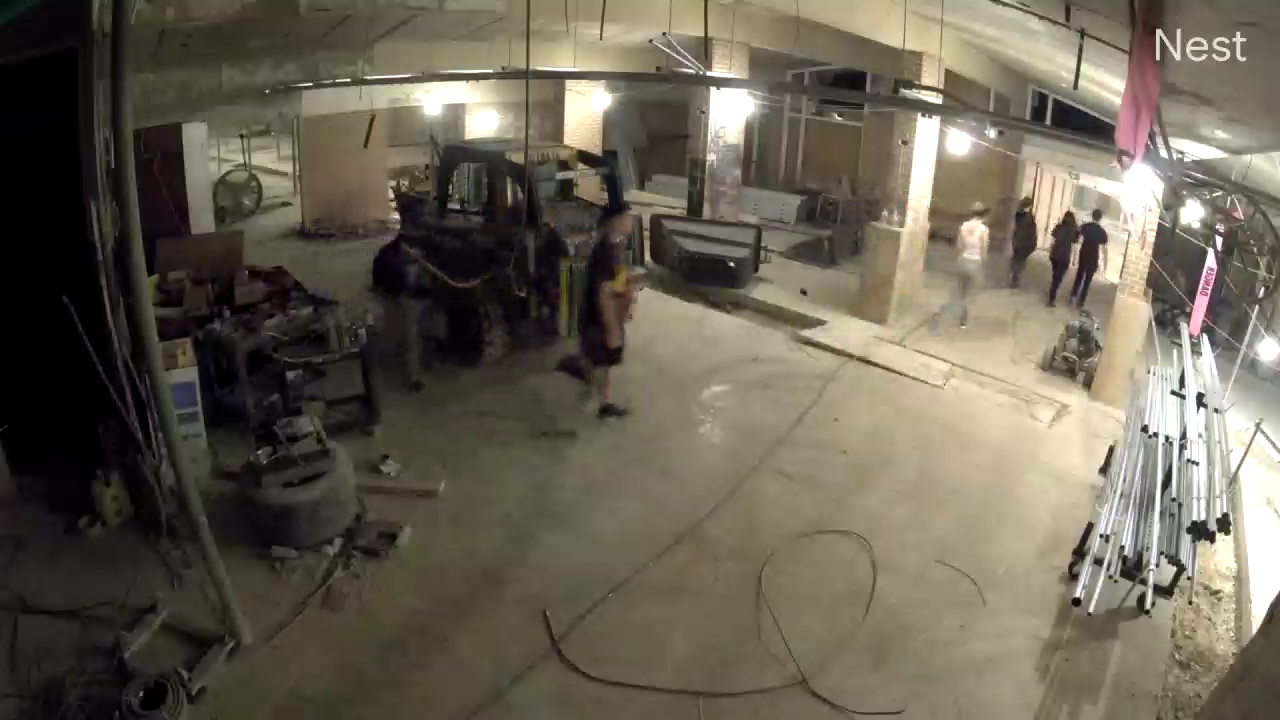
#> input picture frame 17 of Object_Tracking/test.mp4, 1280 x 720 px, given in place of highway.avi, which was not available
$ python klt.py
#> lines starting #> are read from the running program, lines starting #| are printed output that depends on the picture; pictures that were not available may be replaced by others from this repository, and a replacement may not be noted
import numpy as np
import cv2

video_path = ''
output_file = ""
cap = cv2.VideoCapture("highway.avi")

fourcc = cv2.VideoWriter_fourcc(*'DIVX')

# params for ShiTomasi corner detection
feature_params = dict( maxCorners = 500,   # How many pts. to locate
                       qualityLevel = 0.1,  # b/w 0 & 1, min. quality below which everyone is rejected
                       minDistance = 7,   # Min eucledian distance b/w corners detected
                       blockSize = 3 ) # Size of an average block for computing a derivative covariation matrix over each pixel neighborhood

# Parameters for lucas kanade optical flow
lk_params = dict( winSize  = (15,15),  # size of the search window at each pyramid level
                  maxLevel = 2,   #  0, pyramids are not used (single level), if set to 1, two levels are used, and so on
                  criteria = (cv2.TERM_CRITERIA_EPS | cv2.TERM_CRITERIA_COUNT, 10, 0.03))

''' Criteria : Termination criteria for iterative search algorithm.
    after maxcount { Criteria_Count } : no. of max iterations.
    or after { Criteria Epsilon } : search window moves by less than this epsilon '''


# Take first frame and find corners in it
ret, old_frame = cap.read()
#> old_frame is the input picture: shape (720, 1280, 3); mean B, G, R 83.6, 97.4, 105.3
old_gray = cv2.cvtColor(old_frame, cv2.COLOR_BGR2GRAY)
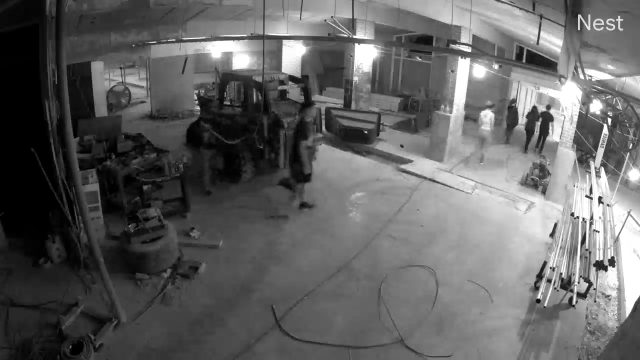
#> old_gray: shape (720, 1280) (shown at 1/2 size); min 0, max 255, mean 98.2
p0 = cv2.goodFeaturesToTrack(old_gray, mask=None, **feature_params)  #use goodFeaturesToTrack to find the location of the good corner.
#> p0 = 362 rows, first 8: [1197, 465], [1203, 334], [1149, 433], [1262, 287], [1100, 534], [1169, 440], [733, 265], [1200, 407]

# Create a mask image for drawing purposes filed with zeros
mask = np.zeros_like(old_frame)

y = 0
is_begin = True # To save the output video
count = 1  # for the frame count
n = 50  # Frames refresh rate for feature generation

while True:
    ret,frame = cap.read()
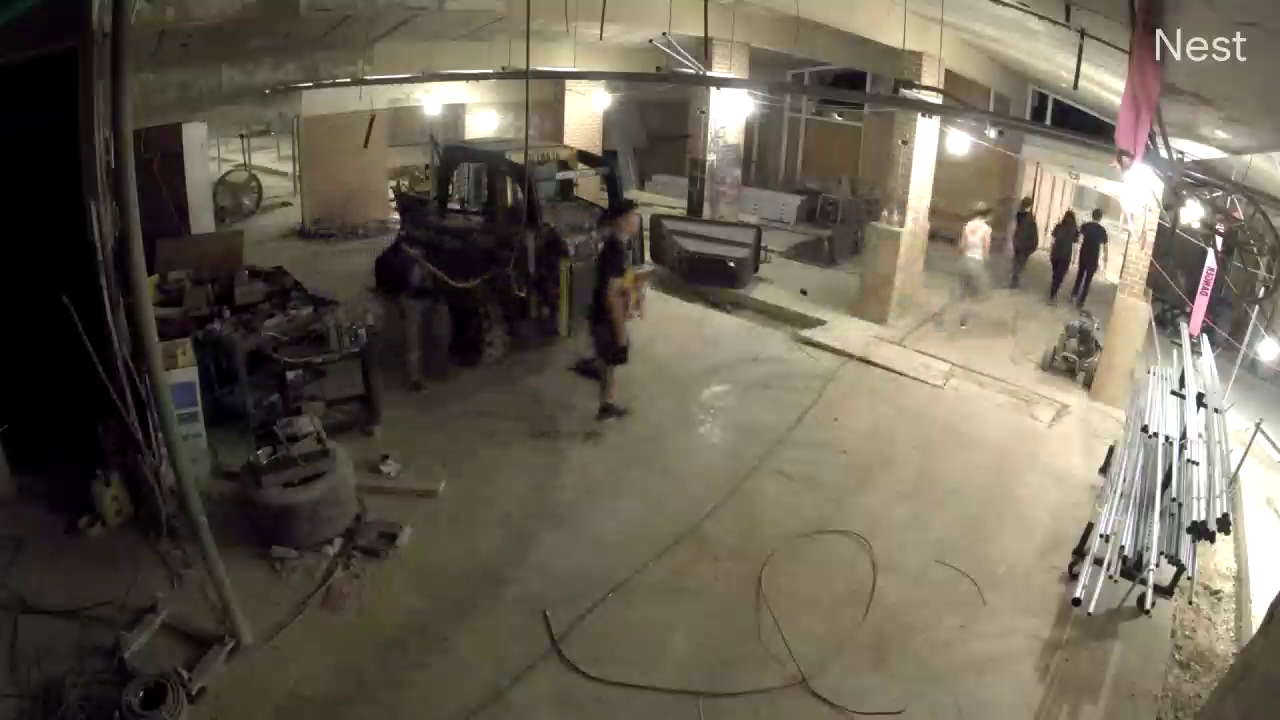
#> input picture frame 18 of Object_Tracking/test.mp4, 1280 x 720 px, given in place of highway.avi, which was not available
#> frame is the input picture: shape (720, 1280, 3); mean B, G, R 83.6, 97.4, 105.3
    if frame is None:
        break
    processed = frame

    #Saving the Video
    if is_begin:
        h, w, _ = processed.shape
        out = cv2.VideoWriter(output_file, fourcc, 30, (w, h), True)
        is_begin = False

    # Convert to Grey Frame
    frame_gray = cv2.cvtColor(frame, cv2.COLOR_BGR2GRAY)

    if count%n == 0:  # Refresh the tracking features after every 50 frames
        cv2.imwrite('img/r{0:05d}.jpg'.format(y), img)
        y += 1
        ret, old_frame = cap.read()
        old_gray = cv2.cvtColor(old_frame, cv2.COLOR_BGR2GRAY)
        p0 = cv2.goodFeaturesToTrack(old_gray, mask=None, **feature_params)
        mask = np.zeros_like(old_frame)

    # calculate optical flow
    p1, st, err = cv2.calcOpticalFlowPyrLK(old_gray, frame_gray, p0, None, **lk_params)
#> p1 has the same summary as p0; st = 362 values from 1 to 1; err = 362 values, max 17.35 at index 233, min 0 at index 1, mean 0.579

    # Select good points
    good_new = p1[st==1]
#> good_new = 362 pairs, first value 113 to 1278, second value 21 to 695
    good_old = p0[st==1]
#> good_old has the same summary as good_new

    # draw the tracks
    for i,(new,old) in enumerate(zip(good_new,good_old)):
        a,b = new.ravel() #tmp new value
        c,d = old.ravel() #tmp old value
        #draws a line connecting the old point with the new point
        mask = cv2.line(mask, (a,b),(c,d), (0,255,0), 1)
        #draws the new point
        frame = cv2.circle(frame,(a,b),2,(0,0,255), -1)
#> this loop made 362 passes
#> (a, b, c, d) on passes 1 to 3: (1197, 465, 1197, 465), (1203, 334, 1203, 334), (1149, 433, 1149, 433)
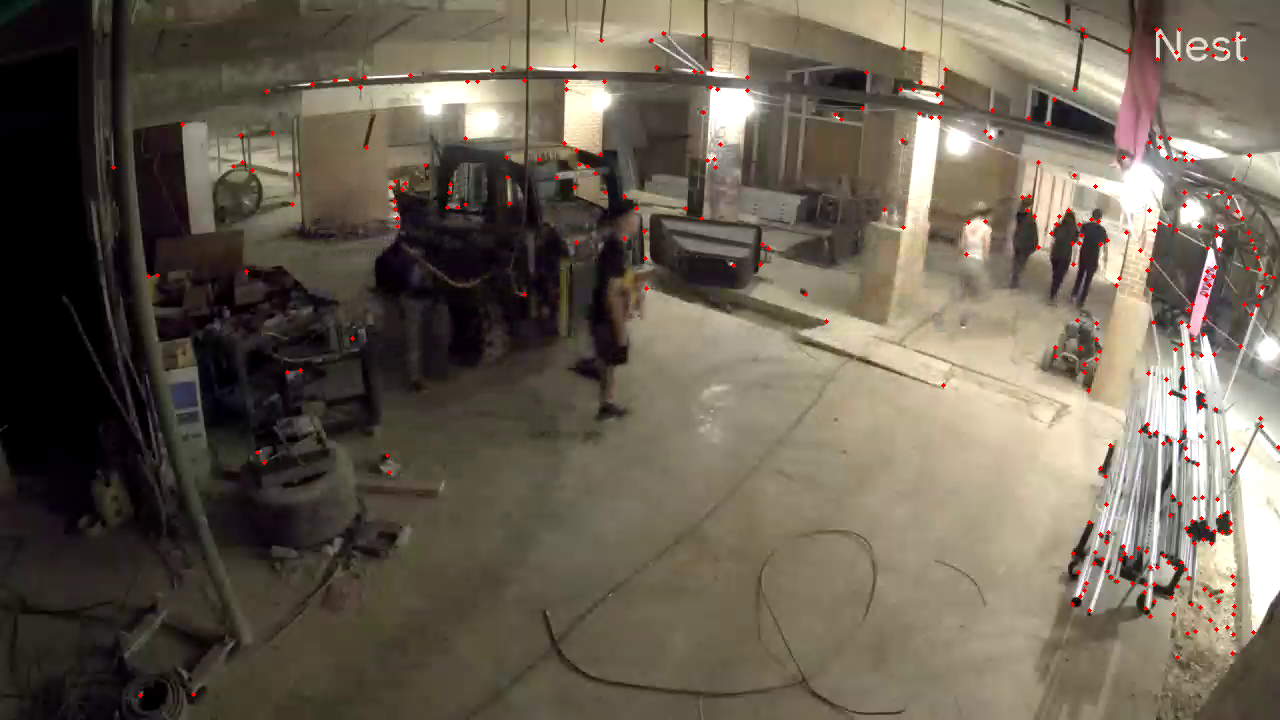
#> frame: shape (720, 1280, 3); mean B, G, R 83, 96.7, 105.9
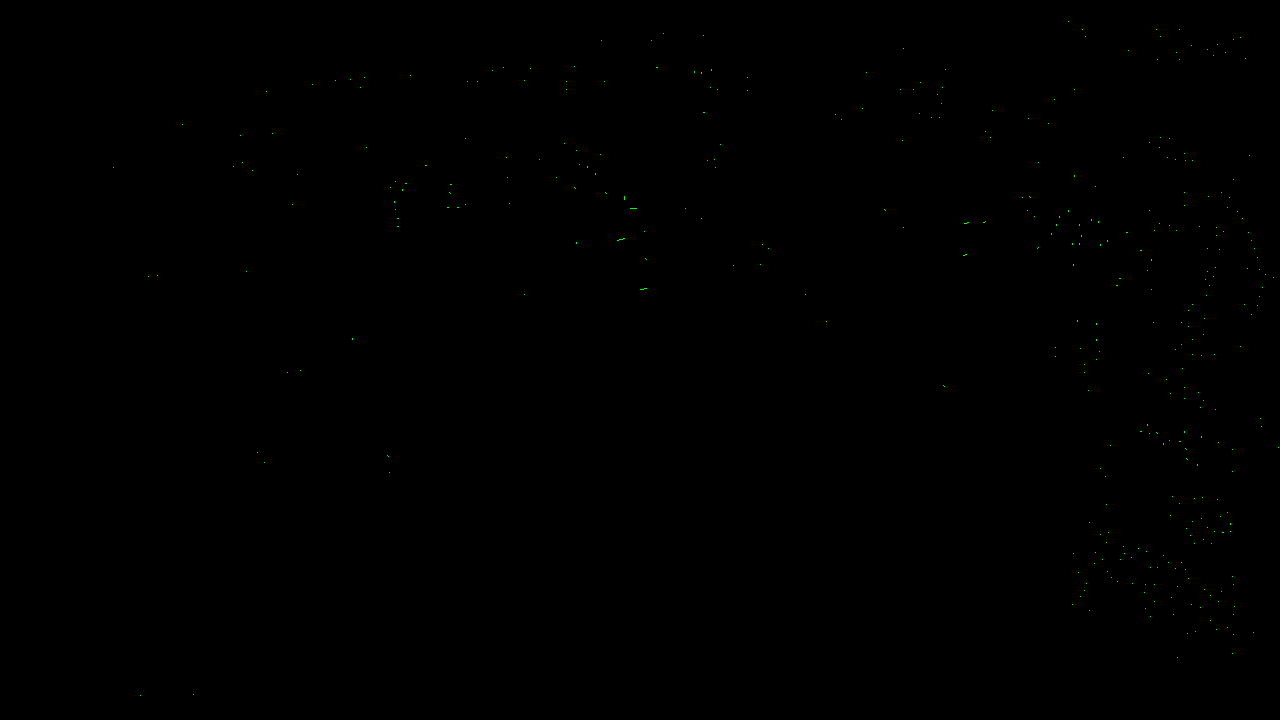
#> mask: shape (720, 1280, 3); mean of channels 0, 1, 2 0, 0.1, 0; drawn as B, G, R
    img = cv2.add(frame,mask)

    out.write(img)
    cv2.imshow('frame',img)
    k = cv2.waitKey(30) & 0xff
#> (key Esc is pressed here)

    #Show the Output
    if k == 27:
        cv2.imshow('', img)
        break

    # Now update the previous frame and previous points
    old_gray = frame_gray.copy()
    p0 = good_new.reshape(-1,1,2)

    count += 1

# release and destroy all windows
cv2.destroyAllWindows()
cap.release()

$ run again, starting later in the video
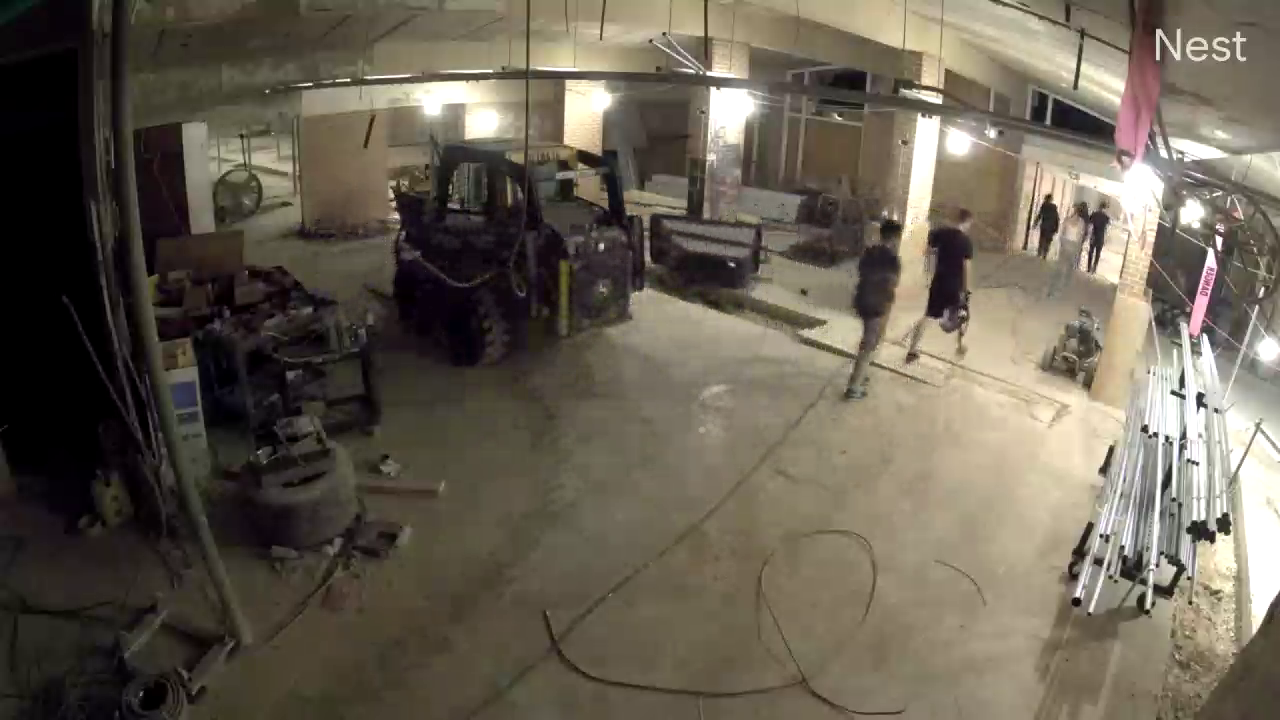
#> input picture frame 77 of Object_Tracking/test.mp4, 1280 x 720 px, given in place of highway.avi, which was not available
#> old_frame is the input picture: shape (720, 1280, 3); mean B, G, R 82.7, 96.1, 103.9
#> p0 = 379 rows, first 8: [1197, 465], [1203, 334], [1149, 433], [1262, 287], [1100, 534], [1169, 440], [1200, 407], [1156, 29]
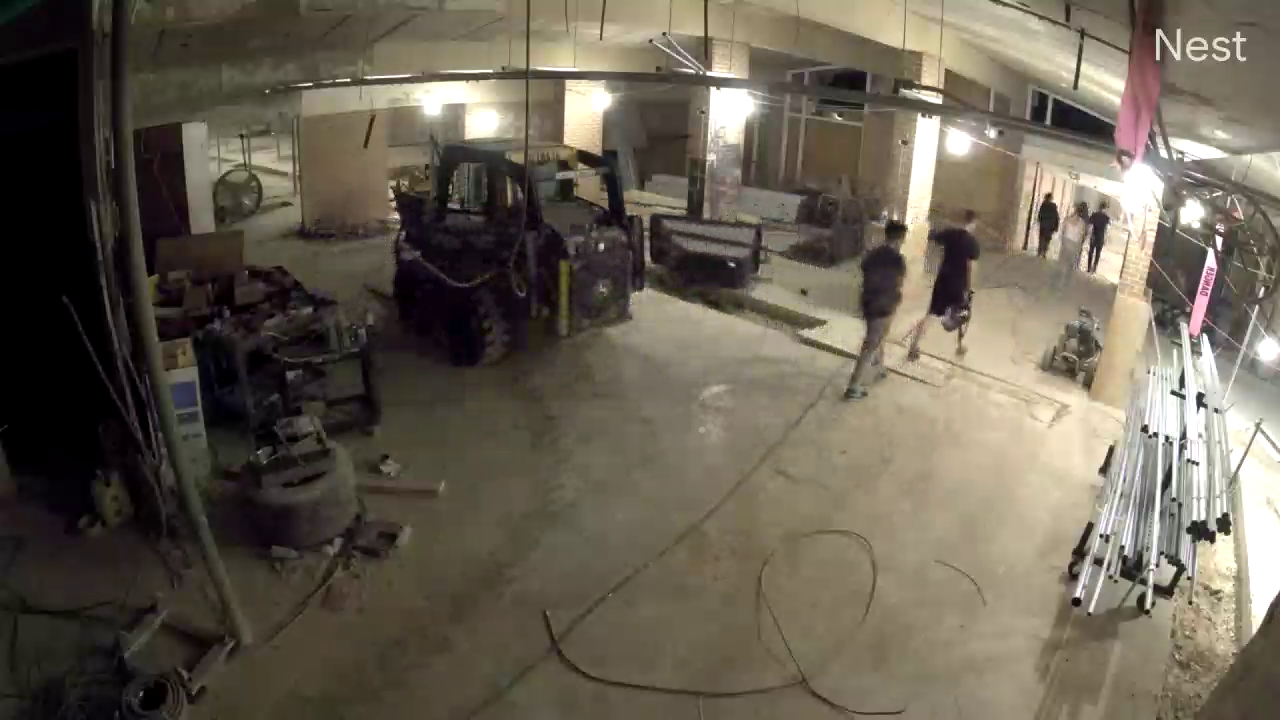
#> input picture frame 78 of Object_Tracking/test.mp4, 1280 x 720 px, given in place of highway.avi, which was not available
#> frame is the input picture: shape (720, 1280, 3); mean B, G, R 82.7, 96, 103.9
#> p1 has the same summary as p0; st = 379 values from 1 to 1; err = 379 values, max 28.16 at index 280, min 0 at index 0, mean 0.906
#> good_new = 379 pairs, first value 113 to 1278, second value 21 to 695
#> good_old has the same summary as good_new
#> the loop `for i,(new,old) in enumerate(zip(good_new,good_old)):` made 379 passes
#> (a, b, c, d) on passes 1 to 3: (1197, 465, 1197, 465), (1203, 334, 1203, 334), (1149, 433, 1149, 433)
#> after the loop `for i,(new,old) in enumerate(zip(good_new,good_old)):`:
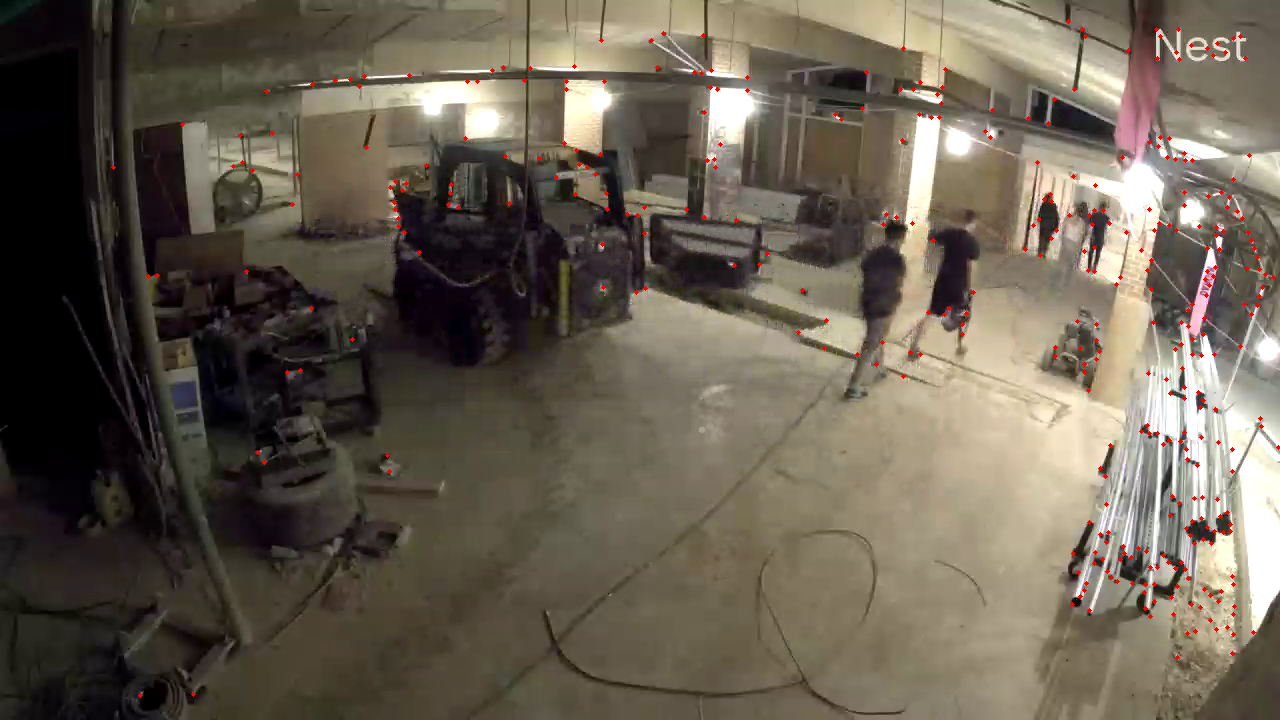
#> frame: shape (720, 1280, 3); mean B, G, R 82, 95.3, 104.4

$ run again, starting later in the video
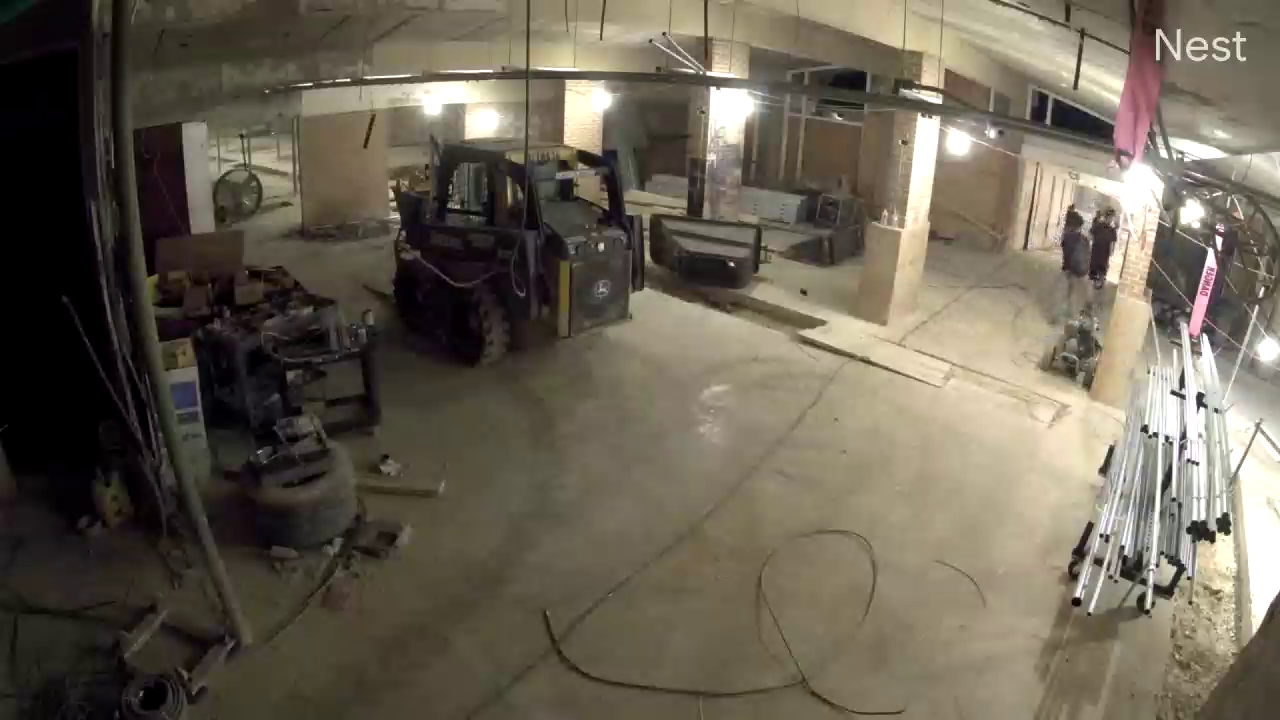
#> input picture frame 137 of Object_Tracking/test.mp4, 1280 x 720 px, given in place of highway.avi, which was not available
#> old_frame is the input picture: shape (720, 1280, 3); mean B, G, R 83.8, 97.9, 105.7
#> `old_gray = cv2.cvtColor(old_frame, cv2.COLOR_BGR2GRAY)`:
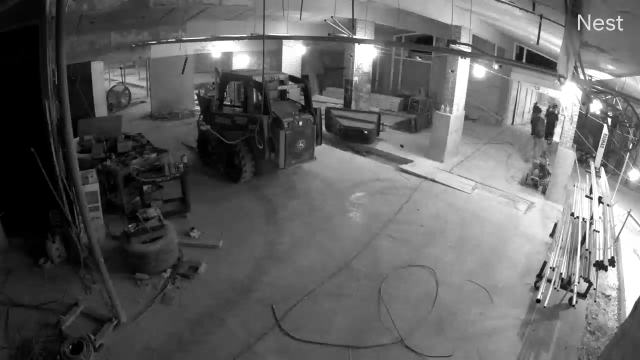
#> old_gray: shape (720, 1280) (shown at 1/2 size); min 0, max 255, mean 98.6
#> p0 = 395 rows, first 8: [1197, 465], [1100, 534], [1169, 440], [1203, 334], [1149, 433], [1200, 407], [1262, 287], [1216, 235]
#> p1 has the same summary as p0; st = 395 values from 1 to 1; err = 395 values, max 19.05 at index 390, min 0 at index 0, mean 0.362
#> good_new = 395 pairs, first value 113 to 1278, second value 21 to 694
#> good_old has the same summary as good_new
#> the loop `for i,(new,old) in enumerate(zip(good_new,good_old)):` made 395 passes
#> (a, b, c, d) on passes 1 to 3: (1197, 465, 1197, 465), (1100, 534, 1100, 534), (1169, 440, 1169, 440)
#> after the loop `for i,(new,old) in enumerate(zip(good_new,good_old)):`:
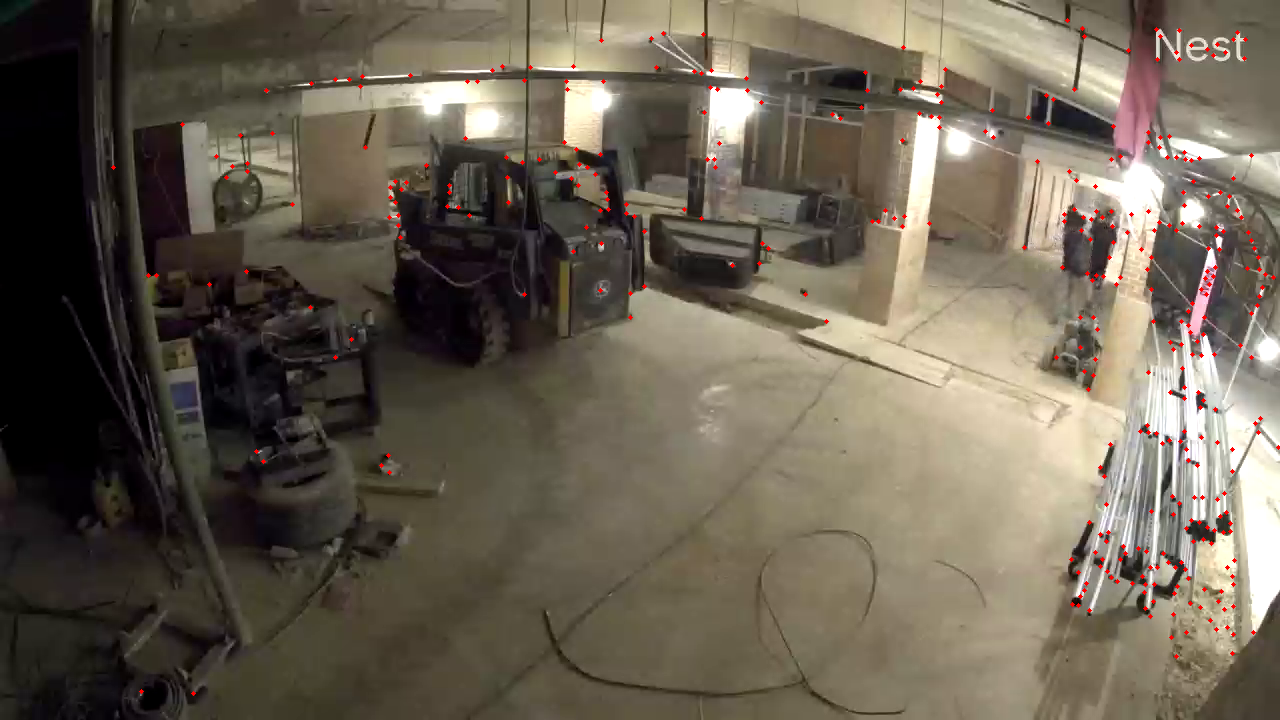
#> frame: shape (720, 1280, 3); mean B, G, R 83.1, 97.2, 106.4
